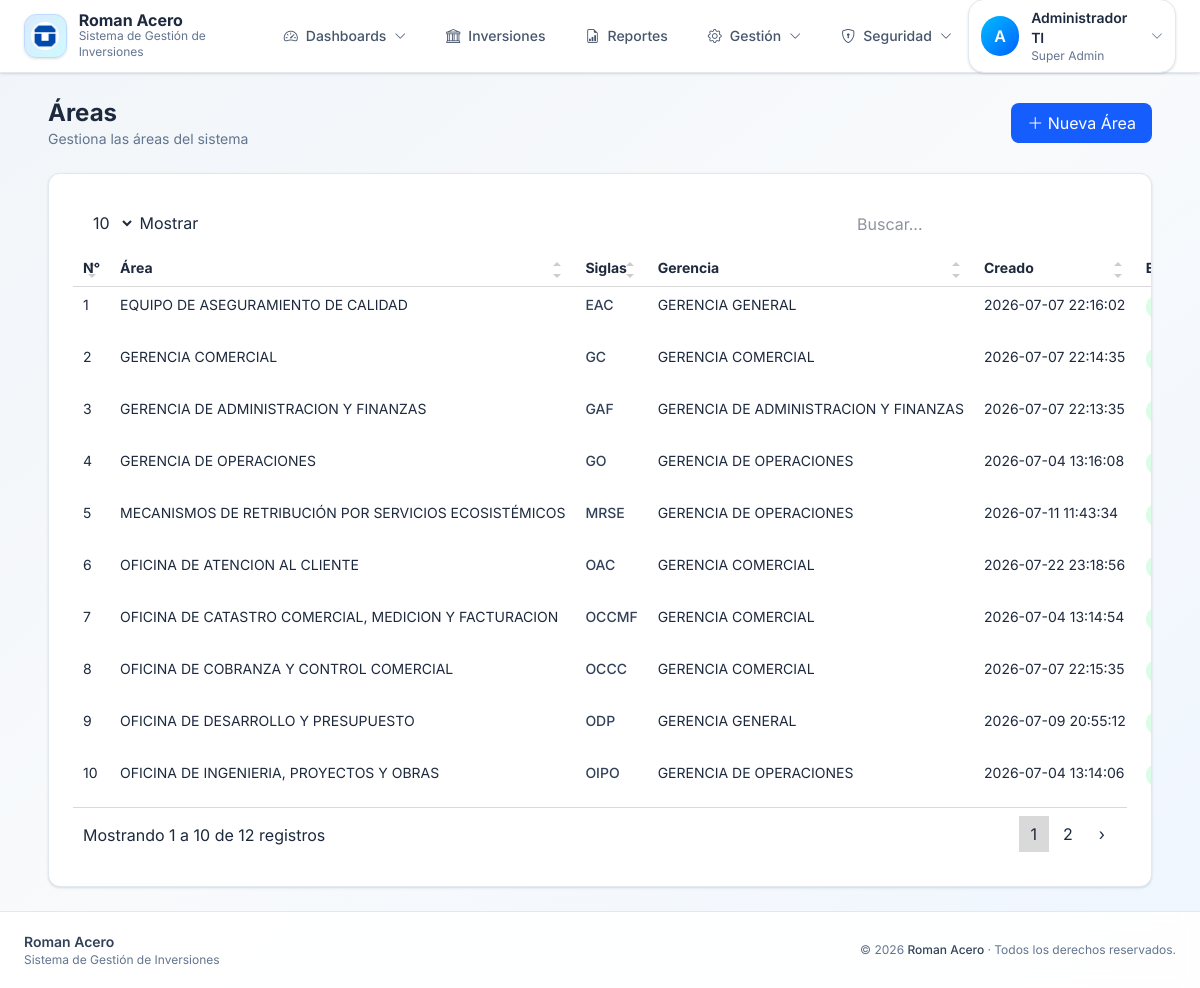
Screenshot of /public/index.php?url=areas (signed in) with the database file from the repository.
### tables this page shows
CREATE TABLE IF NOT EXISTS `areas` (
  `idAreas` int NOT NULL AUTO_INCREMENT,
  `idGerencias` int DEFAULT NULL,
  `siglasArea` varchar(250) DEFAULT NULL,
  `nombreArea` varchar(250) DEFAULT NULL,
  `estadoArea` tinyint DEFAULT '1',
  `fechaCreado` datetime DEFAULT NULL,
  `fechaActualizado` datetime DEFAULT NULL,
  PRIMARY KEY (`idAreas`),
  KEY `idGerencias` (`idGerencias`),
  CONSTRAINT `FK_areas_gerencias` FOREIGN KEY (`idGerencias`) REFERENCES `gerencias` (`idGerencias`)
);

CREATE TABLE IF NOT EXISTS `gerencias` (
  `idGerencias` int NOT NULL AUTO_INCREMENT,
  `siglasGerencia` varchar(50) DEFAULT NULL,
  `nombreGerencia` varchar(250) DEFAULT NULL,
  `estadoGerencia` tinyint DEFAULT '1',
  `fechaCreado` datetime DEFAULT NULL,
  `fechaActualizado` datetime DEFAULT NULL,
  PRIMARY KEY (`idGerencias`)
);

### app/Controllers/AreaController.php (called while the page is built, shortened)
<?php
require_once "../config/conexion.php";
require_once "../app/Models/AreaModel.php";
class AreaController
{
    public function index()
    {
        global $conexion;
        $model = new AreaModel($conexion);
        $areas = $model->getAll();
        require_once "../app/Views/layouts/header.php";
        require_once "../app/Views/layouts/navbar.php";
        require_once "../app/Views/areas/index.php";
        require_once "../app/Views/layouts/footer.php";
    }
}

### public/index.php (called while the page is built, shortened)
<?php
require_once "../routes/web.php";

### app/Models/AreaModel.php (called while the page is built, shortened)
<?php
class AreaModel
{
    private $db;
    public function __construct($conexion)
    {
        $this->db = $conexion;
    }
    public function getAll()
    {
        $sql = "SELECT
                    a.idAreas,
                    a.idGerencias,
                    g.nombreGerencia,
                    a.siglasArea,
                    a.nombreArea,
                    a.estadoArea,
                    a.fechaCreado,
                    a.fechaActualizado
                FROM areas a
                INNER JOIN gerencias g
                    ON g.idGerencias = a.idGerencias
                ORDER BY a.nombreArea";
        $stmt = $this->db->prepare($sql);
        $stmt->execute();
        return $stmt->fetchAll(PDO::FETCH_ASSOC);
    }
}

### app/Views/areas/index.php (the view, shortened to what this page needs)
<div class="w-full px-4 md:px-6 xl:px-8 space-y-6">
    <div class="flex items-center justify-between">
        <div>
            <h1 class="text-2xl font-bold text-slate-800">
                Áreas
            </h1>
            <p class="text-sm text-slate-500">
                Gestiona las áreas del sistema
            </p>
        </div>
        <button
            id="abrirModalArea"
            class="bg-blue-600 hover:bg-blue-700 text-white px-4 py-2 rounded-lg transition">
            <i class="bi bi-plus-lg"></i>
            Nueva Área
        </button>
    </div>
    <div class="bg-white rounded-xl shadow border border-slate-200">
        <div class="overflow-x-auto">
            <div class="p-6">
                <table
                    id="tablaAreas"
                    class="min-w-full text-sm text-left whitespace-nowrap">
                    <thead class="bg-slate-100 text-slate-700 uppercase text-xs">
                        <tr>
                            <th class="px-4 py-3">N°</th>
                            <th class="px-4 py-3">Área</th>
                            <th class="px-4 py-3">Siglas</th>
                            <th class="px-4 py-3">Gerencia</th>
                            <th class="px-4 py-3">Creado</th>
                            <th class="px-4 py-3">Estado</th>
                        </tr>
                    </thead>
                    <tbody class="divide-y divide-slate-200">
                        <?php foreach ($areas as $index => $a): ?>
                            <tr class="hover:bg-slate-50 transition">
                                <td class="px-4 py-3">
                                    <?= $index + 1 ?>
                                </td>
                                <td class="px-4 py-3">
                                    <?= $a['nombreArea'] ?>
                                </td>
                                <td class="px-4 py-3 font-medium text-slate-700">
                                    <?= $a['siglasArea'] ?>
                                </td>
                                <td class="px-4 py-3">
                                    <?= $a['nombreGerencia'] ?>
                                </td>
                                <td class="px-4 py-3">
                                    <?= $a['fechaCreado'] ?>
                                </td>
                                <td class="px-4 py-3">
                                    <?php if ($a['estadoArea'] == 1): ?>
                                        <span class="inline-flex px-3 py-1 rounded-full text-xs font-semibold bg-green-100 text-green-700">
                                        </span>
                                    <?php else: ?>
                                        <span class="inline-flex px-3 py-1 rounded-full text-xs font-semibold bg-red-100 text-red-700">
                                            Inactivo
                                        </span>
                                    <?php endif; ?>
                                </td>
                            </tr>
                        <?php endforeach; ?>
                    </tbody>
                </table>
            </div>
        </div>
    </div>
</div>

### public/assets/css/simple-datatables.css (style rules this page uses)
.datatable-table { max-width:100%;width:100%;border-spacing:0;border-collapse:separate }
.datatable-table>tbody>tr>td,.datatable-table>tbody>tr>th,.datatable-table>tfoot>tr>td,.datatable-table>tfoot>tr>th,.datatable-table>thead>tr>td,.datatable-table>thead>tr>th { vertical-align:top;padding:8px 10px }
.datatable-table>thead>tr>th { vertical-align:bottom;text-align:left;border-bottom:1px solid #d9d9d9 }
.datatable-table th { vertical-align:bottom;text-align:left }

### public/assets/css/tom-select.css (style rules this page uses)
:root { --ts-pr-clear-button: 0; --ts-pr-caret: 0; --ts-pr-min: .75rem; }

### rows the page displays
areas: nombreArea "EQUIPO DE ASEGURAMIENTO DE CALIDAD", siglasArea "EAC", idGerencias.nombreGerencia "GERENCIA GENERAL", fechaCreado "2026-07-07 22:16:02"
areas: nombreArea "GERENCIA COMERCIAL", siglasArea "GC", idGerencias.nombreGerencia "GERENCIA COMERCIAL", fechaCreado "2026-07-07 22:14:35"
areas: nombreArea "GERENCIA DE ADMINISTRACION Y FINANZAS", siglasArea "GAF", idGerencias.nombreGerencia "GERENCIA DE ADMINISTRACION Y FINANZAS", fechaCreado "2026-07-07 22:13:35"
areas: nombreArea "GERENCIA DE OPERACIONES", siglasArea "GO", idGerencias.nombreGerencia "GERENCIA DE OPERACIONES", fechaCreado "2026-07-04 13:16:08"
areas: nombreArea "MECANISMOS DE RETRIBUCIÓN POR SERVICIOS ECOSISTÉMICOS", siglasArea "MRSE", idGerencias.nombreGerencia "GERENCIA DE OPERACIONES", fechaCreado "2026-07-11 11:43:34"
areas: nombreArea "OFICINA DE ATENCION AL CLIENTE", siglasArea "OAC", idGerencias.nombreGerencia "GERENCIA COMERCIAL", fechaCreado "2026-07-22 23:18:56"
areas: nombreArea "OFICINA DE CATASTRO COMERCIAL, MEDICION Y FACTURACION", siglasArea "OCCMF", idGerencias.nombreGerencia "GERENCIA COMERCIAL", fechaCreado "2026-07-04 13:14:54"
areas: nombreArea "OFICINA DE COBRANZA Y CONTROL COMERCIAL", siglasArea "OCCC", idGerencias.nombreGerencia "GERENCIA COMERCIAL", fechaCreado "2026-07-07 22:15:35"
areas: nombreArea "OFICINA DE DESARROLLO Y PRESUPUESTO", siglasArea "ODP", idGerencias.nombreGerencia "GERENCIA GENERAL", fechaCreado "2026-07-09 20:55:12"
areas: nombreArea "OFICINA DE INGENIERIA, PROYECTOS Y OBRAS", siglasArea "OIPO", idGerencias.nombreGerencia "GERENCIA DE OPERACIONES", fechaCreado "2026-07-04 13:14:06"

### other values shown
SISTEMA_DESARROLLADOR "Roman Acero"
SISTEMA_NOMBRE "Sistema de Gestión de Inversiones"
substr($_SESSION['nombres'] ?? 'U', 0, 1) "A"
$_SESSION['nombres'] "Administrador TI"
$_SESSION['nombreRol'] "Super Admin"
